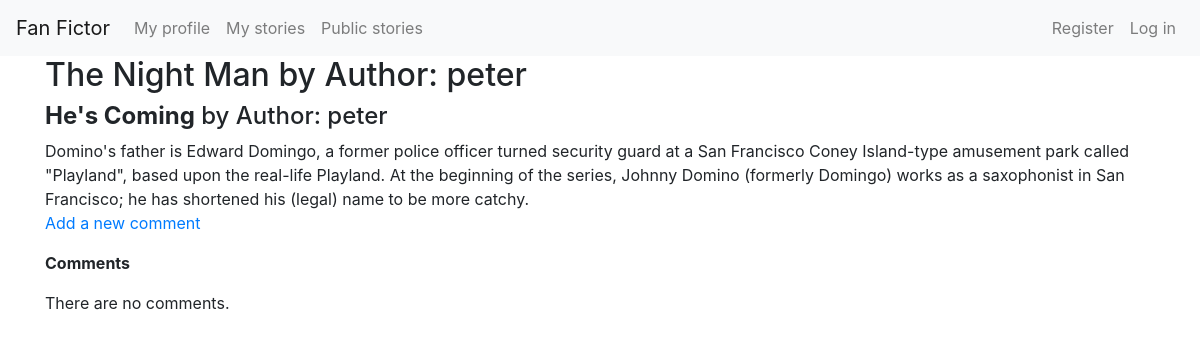
Before: /stories/11/17 with the older database file.
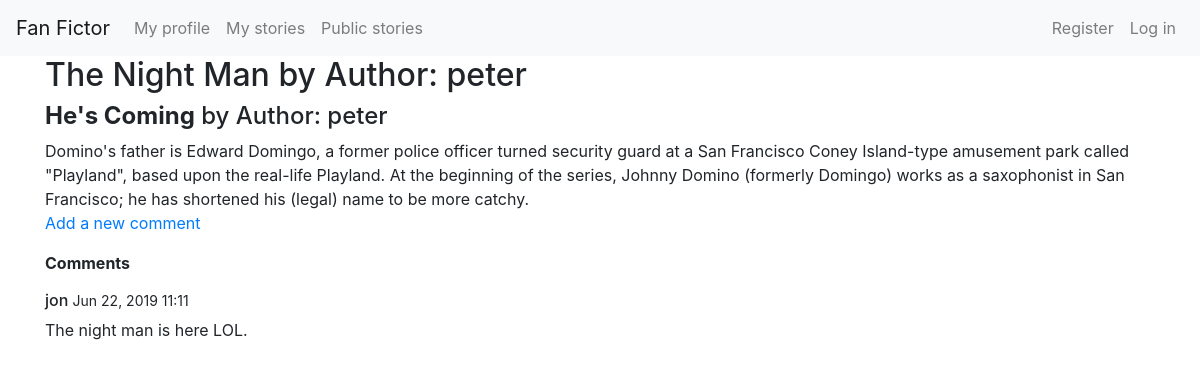
After: the same page with the newer database file.
### fan_fictions/models.py (models this page shows, shortened)
class Story(models.Model):
    author = models.ForeignKey(User, on_delete=models.CASCADE)
    public = models.BooleanField(default=True)
    title = models.CharField(max_length=50)
    date_added = models.DateTimeField(auto_now_add=True)
    class Meta:
        verbose_name_plural = 'stories'
    def __str__(self):
        return self.title

class Entry(models.Model):
    author = models.ForeignKey(User, on_delete=models.CASCADE)
    story = models.ForeignKey(Story, on_delete=models.CASCADE)
    title = models.CharField(max_length=50)
    text = models.CharField(max_length=1000)
    date_added = models.DateTimeField(auto_now_add=True)
    class Meta:
        verbose_name_plural = 'entries'

### users/models.py (models this page shows, shortened)
class Comment(models.Model):
    story = models.ForeignKey(Story, on_delete=models.CASCADE)
    entry = models.ForeignKey(Entry, on_delete=models.CASCADE)
    user = models.ForeignKey(User, on_delete=models.CASCADE)
    text = models.CharField(max_length=1000)
    date_added = models.DateTimeField(auto_now_add=True)

### fan_fictions/views.py (the view)
# urls.py: path('stories/<int:story_id>/<int:entry_id>', views.chapter, name='chapter'),
def chapter(request, story_id, entry_id):
    try:
        story = Story.objects.get(id=story_id)
        entry = Entry.objects.get(id=entry_id)
        comments = entry.comment_set.order_by('-date_added')
        if story.public or story.author == request.user:
            context = {
                'story': story,
                'entry': entry,
                'comments': comments,
            }
            return render(request, 'fan_fictions/chapter.html', context)
        else:
            raise Http404("Story isn\'t public.")
    except Story.DoesNotExist:
        raise Http404("Story does not exist")

### fan_fictions/templates/fan_fictions/chapter.html (shortened to what this page needs)
{% extends "fan_fictions/base.html" %}
{% block header %}
    <h2>{{story}} by Author: {{story.author}}</h2>
{% endblock header %}
{% block content %}
<h4><strong>{{entry.title}}</strong> by Author: {{entry.author}}</h4>
    {{entry.text}}
    <p><a href="{% url 'users:new_comment' story.id entry.id %}">Add a new comment</a></p>
    <p><strong>Comments</strong></p>
    {% for comment in comments %}
        <div class="panel panel-default">
            <h6>
                {{comment.user}}
                <small>
                {{entry.date_added|date:'M d, Y H:i' }}
                </small>
            </h6>
            <div class="panel-body">
                {{comment.text}}
            </div>
        </div>
    {% empty %}
        There are no comments.
    {% endfor %}
{% endblock content %}

### fan_fictions/templates/fan_fictions/base.html (shortened to what this page needs)
{% load bootstrap4 %}
<html lang="em">
    <head>
        {% bootstrap_css %}
    </head>
     <boby>
        <nav class="navbar navbar-expand-lg navbar-light bg-light">
          <a class="navbar-brand" href="{% url 'fan_fictions:index' %}">Fan Fictor</a>
          <div class="collapse navbar-collapse" id="navbarSupportedContent">
            <ul class="navbar-nav mr-auto">
                <li class="nav-item">
                    <a class="nav-link" href="{% url 'users:my_profile' %}">My profile</a>
                </li>
                <li>
                    <a class="nav-link" href="{% url 'users:my_stories' %}">My stories</a>
                </li>
                <li>
                    <a class="nav-link" href="{% url 'fan_fictions:stories' %}">Public stories</a>
                </li>
            </ul>
            <ul class="navbar-nav ml-auto">
            {% if user.is_authenticated %}
                <li><a class="nav-link" href="{% url 'users:my_profile' %}">Hello, {{user.username}}.</a></li>
                <li><a class="nav-link"href="{% url 'users:logout' %}">log out</a> </li>
            {% else %}
                <li><a class="nav-link"href="{% url 'users:register' %}">Register</a> </li>
                <li><a class="nav-link"href="{% url 'users:login' %}">Log in</a> </li>
            {% endif %}
            </ul>
          </div>
        </nav>
         <div class="container">
            <div class="page-header">
                {% block header %}
                {% endblock header %}
            </div>
            <div>
                {% block content %}
                {% endblock content %}
            </div>
        </div>
    </boby>
</html>

Changed rows visible on the page:
added Comment: user "jon", {{ entry.date_added|date:'M d, Y H:i' }} "Jun 22, 2019 11:11", text "The night man is here LOL."
Other visible differences:
text no longer shown: "There are no comments."
